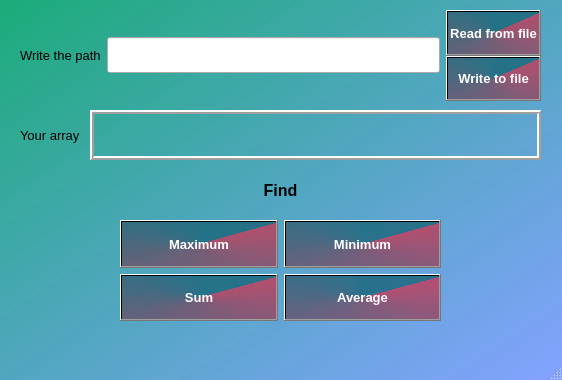
<?xml version="1.0" encoding="UTF-8"?>
<ui version="4.0">
 <class>MainWindow</class>
 <widget class="QMainWindow" name="MainWindow">
  <property name="geometry">
   <rect>
    <x>0</x>
    <y>0</y>
    <width>562</width>
    <height>380</height>
   </rect>
  </property>
  <property name="windowTitle">
   <string>MainWindow</string>
  </property>
  <property name="styleSheet">
   <string notr="true">QMainWindow{
	background: qlineargradient(spread:pad, x1:0, y1:0, x2:1, y2:1, stop:0 rgba(0, 162, 106, 172), stop:1 rgba(124, 157, 255, 197));
}</string>
  </property>
  <widget class="QWidget" name="centralwidget">
   <widget class="QLabel" name="label_3">
    <property name="geometry">
     <rect>
      <x>230</x>
      <y>170</y>
      <width>101</width>
      <height>41</height>
     </rect>
    </property>
    <property name="font">
     <font>
      <pointsize>12</pointsize>
      <weight>75</weight>
      <bold>true</bold>
     </font>
    </property>
    <property name="text">
     <string>Find</string>
    </property>
    <property name="alignment">
     <set>Qt::AlignCenter</set>
    </property>
   </widget>
   <widget class="QWidget" name="layoutWidget">
    <property name="geometry">
     <rect>
      <x>20</x>
      <y>10</y>
      <width>521</width>
      <height>91</height>
     </rect>
    </property>
    <layout class="QHBoxLayout" name="horizontalLayout">
     <item>
      <widget class="QLabel" name="label">
       <property name="font">
        <font>
         <pointsize>10</pointsize>
        </font>
       </property>
       <property name="text">
        <string>Write the path</string>
       </property>
      </widget>
     </item>
     <item>
      <widget class="QLineEdit" name="path">
       <property name="maximumSize">
        <size>
         <width>16777209</width>
         <height>16777215</height>
        </size>
       </property>
       <property name="font">
        <font>
         <pointsize>9</pointsize>
        </font>
       </property>
       <property name="styleSheet">
        <string notr="true">QLineEdit{
	height: 30px;
}</string>
       </property>
      </widget>
     </item>
     <item>
      <layout class="QVBoxLayout" name="verticalLayout_2">
       <property name="spacing">
        <number>0</number>
       </property>
       <item>
        <widget class="QPushButton" name="read">
         <property name="sizePolicy">
          <sizepolicy hsizetype="Minimum" vsizetype="Expanding">
           <horstretch>0</horstretch>
           <verstretch>0</verstretch>
          </sizepolicy>
         </property>
         <property name="font">
          <font>
           <pointsize>10</pointsize>
           <weight>75</weight>
           <bold>true</bold>
          </font>
         </property>
         <property name="styleSheet">
          <string notr="true">QPushButton{
	background:qconicalgradient(cx:0.5, cy:0.5, angle:43.5, stop:0.114428 rgba(25, 101, 121, 203), stop:1 rgba(204, 50, 78, 190));
	color: #fff; 
}</string>
         </property>
         <property name="text">
          <string>Read from file</string>
         </property>
        </widget>
       </item>
       <item>
        <widget class="QPushButton" name="write">
         <property name="sizePolicy">
          <sizepolicy hsizetype="Minimum" vsizetype="Expanding">
           <horstretch>0</horstretch>
           <verstretch>0</verstretch>
          </sizepolicy>
         </property>
         <property name="font">
          <font>
           <pointsize>10</pointsize>
           <weight>75</weight>
           <bold>true</bold>
          </font>
         </property>
         <property name="styleSheet">
          <string notr="true">QPushButton{
	background:qconicalgradient(cx:0.5, cy:0.5, angle:43.5, stop:0.114428 rgba(25, 101, 121, 203), stop:1 rgba(204, 50, 78, 190));
	color: #fff; 
}</string>
         </property>
         <property name="text">
          <string>Write to file</string>
         </property>
        </widget>
       </item>
      </layout>
     </item>
    </layout>
   </widget>
   <widget class="QWidget" name="layoutWidget">
    <property name="geometry">
     <rect>
      <x>20</x>
      <y>110</y>
      <width>521</width>
      <height>50</height>
     </rect>
    </property>
    <layout class="QHBoxLayout" name="horizontalLayout_2">
     <property name="spacing">
      <number>10</number>
     </property>
     <item>
      <widget class="QLabel" name="label_2">
       <property name="sizePolicy">
        <sizepolicy hsizetype="Fixed" vsizetype="Preferred">
         <horstretch>0</horstretch>
         <verstretch>0</verstretch>
        </sizepolicy>
       </property>
       <property name="font">
        <font>
         <pointsize>10</pointsize>
        </font>
       </property>
       <property name="text">
        <string>Your array</string>
       </property>
      </widget>
     </item>
     <item>
      <widget class="QLabel" name="array">
       <property name="font">
        <font>
         <pointsize>10</pointsize>
        </font>
       </property>
       <property name="styleSheet">
        <string notr="true">QLabel{
	background:qlineargradient(spread:pad, x1:0, y1:0, x2:1, y2:1, stop:0 rgba(0, 162, 106, 0), stop:1 rgba(124, 157, 255, 0));
}</string>
       </property>
       <property name="frameShape">
        <enum>QFrame::Box</enum>
       </property>
       <property name="frameShadow">
        <enum>QFrame::Raised</enum>
       </property>
       <property name="lineWidth">
        <number>2</number>
       </property>
       <property name="text">
        <string/>
       </property>
       <property name="textFormat">
        <enum>Qt::PlainText</enum>
       </property>
       <property name="scaledContents">
        <bool>false</bool>
       </property>
       <property name="wordWrap">
        <bool>true</bool>
       </property>
      </widget>
     </item>
    </layout>
   </widget>
   <widget class="QWidget" name="layoutWidget">
    <property name="geometry">
     <rect>
      <x>120</x>
      <y>220</y>
      <width>321</width>
      <height>101</height>
     </rect>
    </property>
    <layout class="QVBoxLayout" name="verticalLayout">
     <item>
      <layout class="QHBoxLayout" name="horizontalLayout_3">
       <item>
        <widget class="QPushButton" name="maxB">
         <property name="sizePolicy">
          <sizepolicy hsizetype="Minimum" vsizetype="Expanding">
           <horstretch>0</horstretch>
           <verstretch>0</verstretch>
          </sizepolicy>
         </property>
         <property name="font">
          <font>
           <pointsize>10</pointsize>
           <weight>75</weight>
           <bold>true</bold>
          </font>
         </property>
         <property name="styleSheet">
          <string notr="true">QPushButton{
	background:qconicalgradient(cx:0.5, cy:0.5, angle:43.5, stop:0.114428 rgba(25, 101, 121, 203), stop:1 rgba(204, 50, 78, 190));
	color: #fff; 
}</string>
         </property>
         <property name="text">
          <string>Maximum</string>
         </property>
        </widget>
       </item>
       <item>
        <widget class="QPushButton" name="MinB">
         <property name="sizePolicy">
          <sizepolicy hsizetype="Minimum" vsizetype="Expanding">
           <horstretch>0</horstretch>
           <verstretch>0</verstretch>
          </sizepolicy>
         </property>
         <property name="font">
          <font>
           <pointsize>10</pointsize>
           <weight>75</weight>
           <bold>true</bold>
          </font>
         </property>
         <property name="styleSheet">
          <string notr="true">QPushButton{
	background:qconicalgradient(cx:0.5, cy:0.5, angle:43.5, stop:0.114428 rgba(25, 101, 121, 203), stop:1 rgba(204, 50, 78, 190));
	color: #fff; 
}</string>
         </property>
         <property name="text">
          <string>Minimum</string>
         </property>
        </widget>
       </item>
      </layout>
     </item>
     <item>
      <layout class="QHBoxLayout" name="horizontalLayout_4">
       <item>
        <widget class="QPushButton" name="SumB">
         <property name="sizePolicy">
          <sizepolicy hsizetype="Minimum" vsizetype="Expanding">
           <horstretch>0</horstretch>
           <verstretch>0</verstretch>
          </sizepolicy>
         </property>
         <property name="font">
          <font>
           <pointsize>10</pointsize>
           <weight>75</weight>
           <bold>true</bold>
          </font>
         </property>
         <property name="styleSheet">
          <string notr="true">QPushButton{
	background:qconicalgradient(cx:0.5, cy:0.5, angle:43.5, stop:0.114428 rgba(25, 101, 121, 203), stop:1 rgba(204, 50, 78, 190));
	color: #fff; 
}</string>
         </property>
         <property name="text">
          <string>Sum</string>
         </property>
        </widget>
       </item>
       <item>
        <widget class="QPushButton" name="AvgB">
         <property name="sizePolicy">
          <sizepolicy hsizetype="Minimum" vsizetype="Expanding">
           <horstretch>0</horstretch>
           <verstretch>0</verstretch>
          </sizepolicy>
         </property>
         <property name="font">
          <font>
           <pointsize>10</pointsize>
           <weight>75</weight>
           <bold>true</bold>
          </font>
         </property>
         <property name="styleSheet">
          <string notr="true">QPushButton{
	background:qconicalgradient(cx:0.5, cy:0.5, angle:43.5, stop:0.114428 rgba(25, 101, 121, 203), stop:1 rgba(204, 50, 78, 190));
	color: #fff; 
}</string>
         </property>
         <property name="text">
          <string>Average</string>
         </property>
        </widget>
       </item>
      </layout>
     </item>
    </layout>
   </widget>
  </widget>
  <widget class="QMenuBar" name="menubar">
   <property name="geometry">
    <rect>
     <x>0</x>
     <y>0</y>
     <width>562</width>
     <height>26</height>
    </rect>
   </property>
  </widget>
  <widget class="QStatusBar" name="statusbar"/>
 </widget>
 <resources/>
 <connections/>
</ui>
